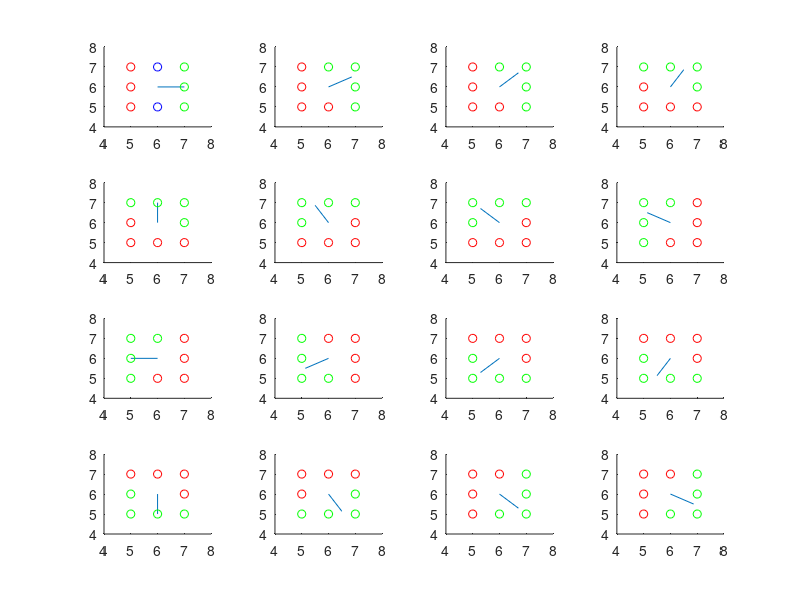

This chart was generated by the following MATLAB code:
% clear;
% close all;
% clc;
bikePos = [[5 5]; [5 6]; [5 7]; [6 5]; [6 7]; [7 5]; [7 6]; [7 7]];
%[6+3*cos(deg2rad((30)))+cos(deg2rad((30+90))) 6+3*sin(deg2rad((30)))+sin(deg2rad((30+90)))]
% scatter(bikePos(:,1),bikePos(:,2))
curvepos = [6 6];
angle = [0 30 45 60 90 120 135 150 180 -150 -135 240 270 300 -45 330]';

for j= 1:16

    subplot(4,4,j);
    line([curvepos(1) curvepos(1)+cos(deg2rad(angle(j)))],[curvepos(2) curvepos(2)+sin(deg2rad(angle(j)))]);
    hold on;
    xlim([4 8])
    ylim([4 8])
    n = [cos(deg2rad(angle(j))) sin(deg2rad(angle(j)))];

    for i = 1:8
        usnit = dot([bikePos(i,1)-curvepos(1), bikePos(i,2)-curvepos(2)],n); 
        if(usnit > 0)
            scatter(bikePos(i,1),bikePos(i,2),'g');
        elseif(abs(usnit) == 0) 
            scatter(bikePos(i,1),bikePos(i,2),'b');
        else
            scatter(bikePos(i,1),bikePos(i,2),'r');
        end
    end
end

%Same as in Simulink choosing where the bicycle is on the planned path so
%the bicycle have a correct point on the path to measure the error. 
%Also required when lateral control is implemented on a real bicycle.
function [y,io] = SimulinkPosChooser(path,bike,i)
    j = i;
    usnit = 1;
    y = path(j,:);
    io = 1;
    while(j < length(path) && usnit >= 0)
        n = [cos(path(j,3)) sin(path(j,3))];
        usnit = dot([bike(1)-path(j,1), bike(2)-path(j,2)],n); 
        if(usnit >= 0)
           y =  path(j,:);
           io = j;
        end
        j = j+1;
    end
end
